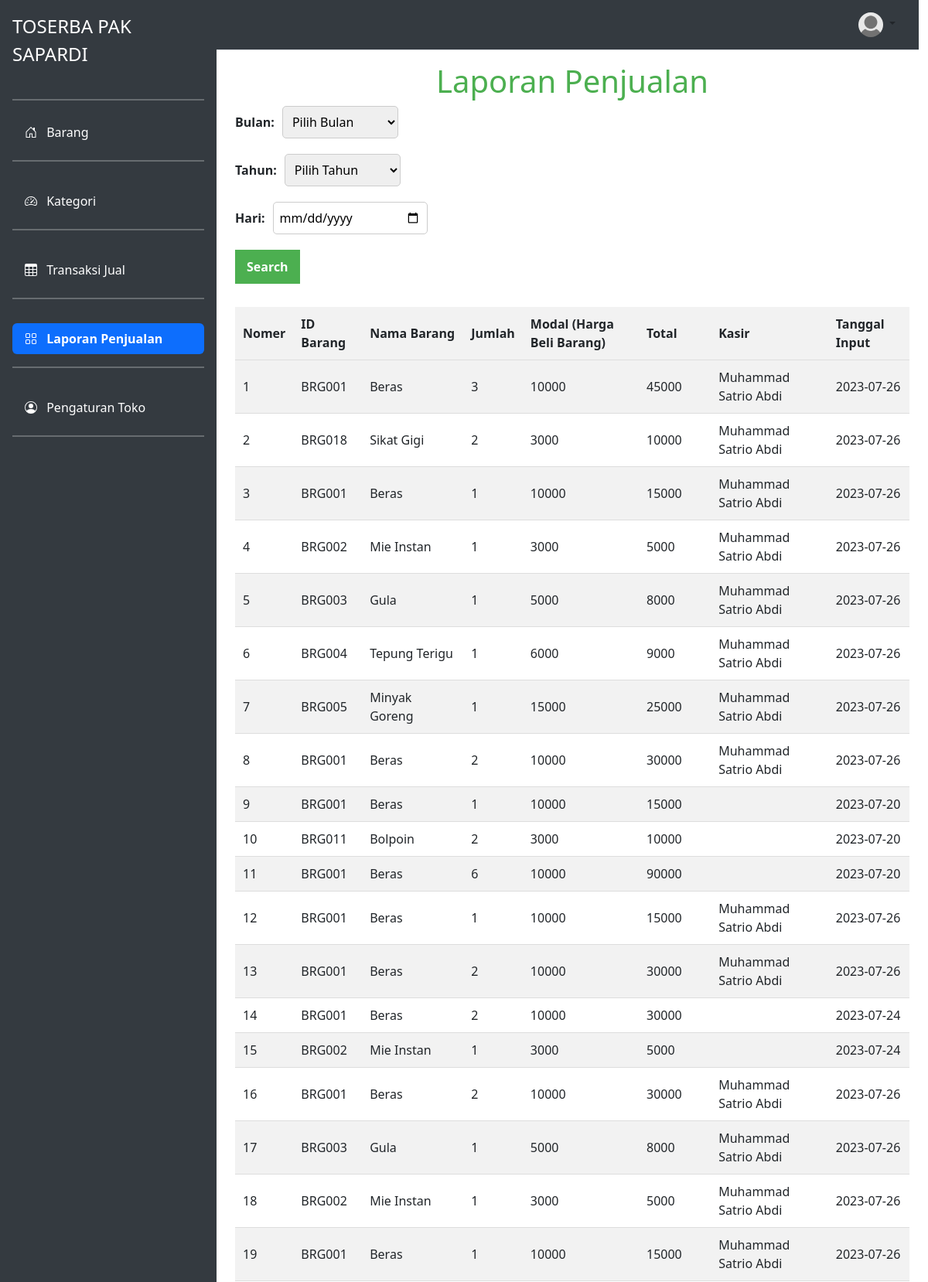
Page /laporan_penjualan.php (upper part) on the committed database.
### tables this page shows
CREATE TABLE IF NOT EXISTS `nota` (
  `id_nota` int(11) NOT NULL AUTO_INCREMENT,
  `id_barang` varchar(255) NOT NULL,
  `id_member` int(11) NOT NULL,
  `jumlah` varchar(255) NOT NULL,
  `total` varchar(255) NOT NULL,
  `tanggal_input` date NOT NULL,
  `periode` varchar(255) DEFAULT NULL,
  PRIMARY KEY (`id_nota`)
);

CREATE TABLE IF NOT EXISTS `barang` (
  `id` int(11) NOT NULL AUTO_INCREMENT,
  `id_barang` varchar(255) NOT NULL,
  `id_kategori` int(11) NOT NULL,
  `nama_barang` text NOT NULL,
  `merk` varchar(255) NOT NULL,
  `harga_beli` varchar(255) NOT NULL,
  `harga_jual` varchar(255) NOT NULL,
  `satuan_barang` varchar(255) NOT NULL,
  `stok` text NOT NULL,
  `tgl_input` varchar(255) NOT NULL,
  `tgl_update` varchar(255) DEFAULT NULL,
  PRIMARY KEY (`id`)
);

CREATE TABLE IF NOT EXISTS `member` (
  `id_member` int(11) NOT NULL AUTO_INCREMENT,
  `nm_member` varchar(255) NOT NULL,
  `alamat_member` text NOT NULL,
  `telepon` varchar(255) NOT NULL,
  `email` varchar(255) NOT NULL,
  `gambar` text NOT NULL,
  `NIK` text NOT NULL,
  PRIMARY KEY (`id_member`)
);

### laporan_penjualan.php (the view, shortened to what this page needs)
<?php
require 'db_config.php';
if (isset($dateFilter) && !empty($dateFilter)) {
    $sql = "SELECT n.id_nota, n.id_barang, b.nama_barang, n.jumlah, b.harga_beli, n.total, m.nm_member AS kasir, n.tanggal_input
            FROM nota n
            INNER JOIN barang b ON n.id_barang = b.id_barang
            LEFT JOIN member m ON n.id_member = m.id_member
            WHERE $dateFilter
            ORDER BY n.id_nota";
} else {
    $sql = "SELECT n.id_nota, n.id_barang, b.nama_barang, n.jumlah, b.harga_beli, n.total, m.nm_member AS kasir, n.tanggal_input
            FROM nota n
            INNER JOIN barang b ON n.id_barang = b.id_barang
            LEFT JOIN member m ON n.id_member = m.id_member
            ORDER BY n.id_nota";
}
$stmt = $conn->query($sql);
$data = $stmt->fetchAll(PDO::FETCH_ASSOC);
?>
<!DOCTYPE html>
<html>
<head>
</head>
<body>
        <?php include 'sidebar.php'; ?>
        <?php include 'headers.php'; ?>
        <div class="content">
        <h1>Laporan Penjualan</h1>
        <div class="container">
            <form method="POST" action="laporan_penjualan.php">
                <div class="form-group">
                    <label for="bulan">Bulan:</label>
                    <select id="bulan" name="bulan">
                        <option value="">Pilih Bulan</option>
                    </select>
                </div>
                <div class="form-group">
                    <label for="tahun">Tahun:</label>
                    <select id="tahun" name="tahun">
                        <option value="">Pilih Tahun</option>
                    </select>
                </div>
                <div class="form-group">
                    <label for="hari">Hari:</label>
                    <?php
                    $tanggalSaatIni = date('d-m-Y');
                    ?>
                    <input type="date" id="hari" name="hari" value="<?php echo $tanggalSaatIni; ?>">
                </div>
                <div class="form-group">
                    <button type="submit">Search</button>
                </div>
            </form>
            <?php if (isset($data) && !empty($data)): ?>
                <table>
                    <tr>
                        <th>Nomer</th>
                        <th>ID Barang</th>
                        <th>Nama Barang</th>
                        <th>Jumlah</th>
                        <th>Modal (Harga Beli Barang)</th>
                        <th>Total</th>
                        <th>Kasir</th>
                        <th>Tanggal Input</th>
                    </tr>
                    <?php foreach ($data as $row): ?>
                        <tr>
                            <td>
                                <?php echo $row['id_nota']; ?>
                            </td>
                            <td>
                                <?php echo $row['id_barang']; ?>
                            </td>
                            <td>
                                <?php echo $row['nama_barang']; ?>
                            </td>
                            <td>
                                <?php echo $row['jumlah']; ?>
                            </td>
                            <td>
                                <?php echo $row['harga_beli']; ?>
                            </td>
                            <td>
                                <?php echo $row['total']; ?>
                            </td>
                            <td>
                                <?php echo $row['kasir']; ?>
                            </td>
                            <td>
                                <?php echo $row['tanggal_input']; ?>
                            </td>
                        </tr>
                    <?php endforeach; ?>
                </table>
            <?php else: ?>
                <p>No data found.</p>
            <?php endif; ?>
        </div>
</body>
</html>

### laporan_penjualan.php (style rules this page uses)
body { font-family: Arial, sans-serif; background-color: #f1f1f1; margin: 0; }
h1 { text-align: center; margin-bottom: 30px; color: #4CAF50; }
table { width: 100%; border-collapse: collapse; margin-top: 20px; }
table th, table td { padding: 10px; text-align: left; border-bottom: 1px solid #ddd; }
th { background-color: #f2f2f2; }
tr:nth-child(even) { background-color: #f2f2f2; }
button { padding: 8px 12px; background-color: #4CAF50; color: white; border: none; border-radius: 3px; cursor: pointer; }
.form-group { display: flex; align-items: center; margin-bottom: 20px; }
.form-group label { margin-right: 10px; font-weight: bold; }
.form-group select, .form-group input[type="date"] { padding: 8px; font-size: 16px; border: 1px solid #ccc; border-radius: 5px; }
.form-group select { min-width: 150px; }
.form-group input[type="date"] { min-width: 200px; }
button { padding: 10px 15px; font-size: 16px; font-weight: bold; border-radius: 5px; cursor: pointer; }
table { margin-top: 30px; border-collapse: collapse; width: 100%; }
th, td { padding: 12px; text-align: left; }

### sidebar.php (style rules this page uses)
.content { margin-left: 280px; }

### rows in the picture
nota: id_nota "1", id_barang "BRG001", barang.nama_barang "Beras", jumlah "3", barang.harga_beli "10000", total "45000", id_member.nm_member "Muhammad Satrio Abdi", tanggal_input "2023-07-26"
nota: id_nota "2", id_barang "BRG018", barang.nama_barang "Sikat Gigi", jumlah "2", barang.harga_beli "3000", total "10000", id_member.nm_member "Muhammad Satrio Abdi", tanggal_input "2023-07-26"
nota: id_nota "3", id_barang "BRG001", barang.nama_barang "Beras", jumlah "1", barang.harga_beli "10000", total "15000", id_member.nm_member "Muhammad Satrio Abdi", tanggal_input "2023-07-26"
nota: id_nota "4", id_barang "BRG002", barang.nama_barang "Mie Instan", jumlah "1", barang.harga_beli "3000", total "5000", id_member.nm_member "Muhammad Satrio Abdi", tanggal_input "2023-07-26"
nota: id_nota "5", id_barang "BRG003", barang.nama_barang "Gula", jumlah "1", barang.harga_beli "5000", total "8000", id_member.nm_member "Muhammad Satrio Abdi", tanggal_input "2023-07-26"
nota: id_nota "6", id_barang "BRG004", barang.nama_barang "Tepung Terigu", jumlah "1", barang.harga_beli "6000", total "9000", id_member.nm_member "Muhammad Satrio Abdi", tanggal_input "2023-07-26"
nota: id_nota "7", id_barang "BRG005", barang.nama_barang "Minyak Goreng", jumlah "1", barang.harga_beli "15000", total "25000", id_member.nm_member "Muhammad Satrio Abdi", tanggal_input "2023-07-26"
nota: id_nota "8", id_barang "BRG001", barang.nama_barang "Beras", jumlah "2", barang.harga_beli "10000", total "30000", id_member.nm_member "Muhammad Satrio Abdi", tanggal_input "2023-07-26"
nota: id_nota "9", id_barang "BRG001", barang.nama_barang "Beras", jumlah "1", barang.harga_beli "10000", total "15000", tanggal_input "2023-07-20"
nota: id_nota "10", id_barang "BRG011", barang.nama_barang "Bolpoin", jumlah "2", barang.harga_beli "3000", total "10000", tanggal_input "2023-07-20"
nota: id_nota "11", id_barang "BRG001", barang.nama_barang "Beras", jumlah "6", barang.harga_beli "10000", total "90000", tanggal_input "2023-07-20"
nota: id_nota "12", id_barang "BRG001", barang.nama_barang "Beras", jumlah "1", barang.harga_beli "10000", total "15000", id_member.nm_member "Muhammad Satrio Abdi", tanggal_input "2023-07-26"
nota: id_nota "13", id_barang "BRG001", barang.nama_barang "Beras", jumlah "2", barang.harga_beli "10000", total "30000", id_member.nm_member "Muhammad Satrio Abdi", tanggal_input "2023-07-26"
nota: id_nota "14", id_barang "BRG001", barang.nama_barang "Beras", jumlah "2", barang.harga_beli "10000", total "30000", tanggal_input "2023-07-24"
nota: id_nota "15", id_barang "BRG002", barang.nama_barang "Mie Instan", jumlah "1", barang.harga_beli "3000", total "5000", tanggal_input "2023-07-24"
nota: id_nota "16", id_barang "BRG001", barang.nama_barang "Beras", jumlah "2", barang.harga_beli "10000", total "30000", id_member.nm_member "Muhammad Satrio Abdi", tanggal_input "2023-07-26"
nota: id_nota "17", id_barang "BRG003", barang.nama_barang "Gula", jumlah "1", barang.harga_beli "5000", total "8000", id_member.nm_member "Muhammad Satrio Abdi", tanggal_input "2023-07-26"
nota: id_nota "18", id_barang "BRG002", barang.nama_barang "Mie Instan", jumlah "1", barang.harga_beli "3000", total "5000", id_member.nm_member "Muhammad Satrio Abdi", tanggal_input "2023-07-26"
nota: id_nota "19", id_barang "BRG001", barang.nama_barang "Beras", jumlah "1", barang.harga_beli "10000", total "15000", id_member.nm_member "Muhammad Satrio Abdi", tanggal_input "2023-07-26"
